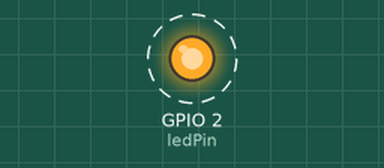
This program was run on a simulated ESP32. Shown: output pins drawn as LEDs (lit = HIGH). Dashed ring = blinking. Random numbers use the default seed unless the program sets one; what the program prints to the serial monitor is not drawn.

Above: at 0.5 s.
Timing chart, 0 to 4.6 s (numbered marks = the images above):
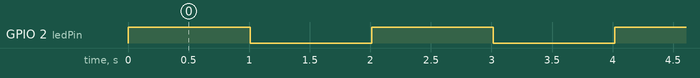

The program:

main.cpp
```cpp
#include <Arduino.h>


long timeSince = 0;
long interval = 1000; // 1 second

const int ledPin = LED_BUILTIN;
int ledState = HIGH;

long dataToSend[1000] = {0};
int i = 0;


// the setup function runs once when you press reset or power the board
void setup() {
  // initialize digital pin LED_BUILTIN as an output.
  pinMode(LED_BUILTIN, OUTPUT);
  Serial.begin(115200);
  randomSeed(analogRead(0));
}


// the loop function runs over and over again forever
void loop() {

// blink with timer rather than delay
// -------------------------------------------------------------
  long currentTime = millis();

  if (currentTime - timeSince >= interval){

    timeSince = currentTime;

    if (ledState == LOW){
      ledState = HIGH;
      Serial.println("*****************************************");
      Serial.println("on");
      Serial.println("Sending sensor data...");
      Serial.println(sizeof(dataToSend));
      Serial.println("*****************************************");
    }
    else {
      ledState = LOW;
      // dataToSend[1000] = {0};
      i = 0;

      Serial.println("*****************************************");
      Serial.println("off");
      Serial.println("Reseting sensor data...");
      // Serial.println(sizeof(dataToSend));
      Serial.println("*****************************************");
    }
  }

  digitalWrite(ledPin, ledState);

  //------------------------------------------------------------

  long simulatedSensor = random(300);

  dataToSend[i] = simulatedSensor;
  i ++;

  Serial.print("Count: ");
  Serial.println(i);

//***************************************************************
  // This stalls the CPU and blocks processing
  // digitalWrite(LED_BUILTIN, HIGH);   // turn the LED on (HIGH is the voltage level)
  // delay(1000);                       // wait for a second
  // Serial.println("on");


  // digitalWrite(LED_BUILTIN, LOW);    // turn the LED off by making the voltage LOW
  // delay(1000);                       // wait for a second
  // Serial.println("off");

  //***************************************************************


  Serial.print("Simulated Sensor Reading: ");
  Serial.println(simulatedSensor);

}
```

Measured:
- by itself, GPIO 2 (ledPin): alternates HIGH for 1.0 s and LOW for 1.0 s
